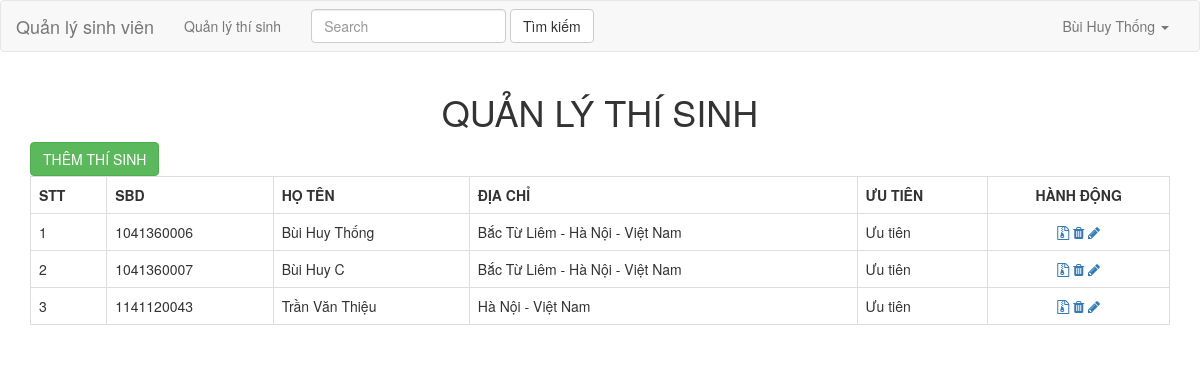
The page / on the database its author committed.
### tables this page shows
CREATE TABLE `manage_student_students` (
  `id` int(20) NOT NULL,
  `fullname` varchar(100) NOT NULL,
  `address` varchar(255) NOT NULL,
  `prioritize` int(1) NOT NULL
);

### Lib/Base_View.php (called while the page is built)
<?php
class View {
    public function render($name){
        require_once 'View/' . $name . ".php";
    }
}

### Controller/IndexController.php (called while the page is built, shortened)
<?php
class IndexController extends Controller{
    public function index(){
        $this->model = new IndexModel;
        $data = $this->model->getAll('manage_student_students');
        $this->view->data = $data;
        $this->view->render('index');
    }
}

### Lib/Base_Model.php (called while the page is built, shortened)
<?php
class Model {
   public $conn;
   public function __construct() {
       try {
          $this->conn = new PDO("mysql:host=localhost;dbname=manage_student",DATABASE_USER,DATABASE_PASS);
          $this->conn->exec('set names utf8');
          $this->conn->setAttribute(PDO::ATTR_ERRMODE, PDO::ERRMODE_EXCEPTION);
        }
        catch(PDOException $e){
            echo "Connection failed: " . $e->getMessage();
        }
   }
   public function getAll($row){
    $this->sql = "SELECT * FROM `$row`";
    $stmt = $this->conn->prepare($this->sql);
    $stmt->setFetchMode(PDO::FETCH_OBJ);
      $stmt->execute();
      while($row = $stmt->fetch()){
        $data[] = $row;
      }
      return $data;
  }
}

### View/index.php (the view)
<?php require_once 'header.php'; ?>
<div class="container">
    <div class="row">
        <h1 class="text-center">QUẢN LÝ THÍ SINH</h1>
        <div class="col-sm-12">
            <a href="index.php?controller=index&action=insert" class="btn btn-success"> THÊM THÍ SINH </a>
            <table class="table table-bordered ">
                <tr>
                    <th>STT</th>
                    <th>SBD</th>
                    <th>HỌ TÊN</th>
                    <th>ĐỊA CHỈ</th>
                    <th>ƯU TIÊN</th>
                    <th class="text-center">HÀNH ĐỘNG</th>
                </tr>
                <?php
                    $stt = 0;
                    foreach($this->data as $v){
                    $stt++;
                ?>
                <tr>
                    <td><?php echo $stt; ?></td>
                    <td><?php echo $v->id; ?></td>
                    <td><?php echo $v->fullname; ?></td>
                    <td><?php echo $v->address; ?></td>
                    <td><?php echo ($v->prioritize == 1) ? 'Ưu tiên' : 'Không ưu tiên'; ?></td>
                    <td class="text-center">
                        <a href="index.php?controller=score&action=score&id=<?php echo $v->id ?>"><i class="fa fa-file-archive-o" aria-hidden="true" title="Nhập điểm"></i></a>
                        <a href="index.php?controller=index&action=remove&id=<?php echo $v->id ?>"><i class="fa fa-trash" aria-hidden="true" title="Xóa thí sinh"></i></a>
                        <a href="index.php?controller=index&action=edit&id=<?php echo $v->id ?>"><i class="fa fa-pencil" aria-hidden="true" title="Sửa thông tin thí sinh"></i></a>
                    </td>
                </tr>
                <?php
                    }
                 ?>
            </table>
        </div>
    </div>
</div>
<?php require_once 'footer.php'; ?>

### index.php (shortened to what this page needs)
<?php
    require_once 'Lib/Base_Model.php';
    require_once 'Lib/Base_View.php';
    $controllerURL = isset($_GET['controller']) ? $_GET['controller'] : "index";
    $actionURL = isset($_GET['action']) ? $_GET['action'] : "index";
    $file = "Controller/".ucfirst($controllerURL)."Controller.php";
    if(file_exists($file)){
       $c = new $controller();
       $action = strtolower($actionURL);
       $c->$action();
    }else {
        echo "File không tồn tại";
    }

### View/header.php (shortened to what this page needs)
<!DOCTYPE html>
<html lang="en">
<head>
    <link rel="stylesheet" href="public/vendor/bootstrap/css/bootstrap.css">
    <link rel="stylesheet" href="public/vendor/font-awesome/css/font-awesome.css">
    <link rel="stylesheet" href="public/style.css">
</head>
<body>
    <header>
        <nav class="navbar navbar-default">
  <div class="container-fluid">
    <div class="navbar-header">
      <a class="navbar-brand" href="#">Quản lý sinh viên</a>
    </div>
    <div class="collapse navbar-collapse" id="bs-example-navbar-collapse-1">
      <ul class="nav navbar-nav">
        <li><a href="index.php">Quản lý thí sinh</a></li>
      </ul>
      <form class="navbar-form navbar-left" method="post" action="index.php?controller=index&action=search">
        <div class="form-group">
          <input type="text" class="form-control" placeholder="Search" name="id">
        </div>
        <button type="submit" class="btn btn-default">Tìm kiếm</button>
      </form>
      <ul class="nav navbar-nav navbar-right">
        <li class="dropdown">
          <a href="#" class="dropdown-toggle" data-toggle="dropdown" role="button" aria-haspopup="true" aria-expanded="false">Bùi Huy Thống <span class="caret"></span></a>
        </li>
      </ul>
    </div>
  </div>
</nav>
    </header>
    <main>

### View/footer.php (shortened to what this page needs)
  </main>
</body>
</html>

### public/style.css (style rules this page uses)
* { margin: 0; padding: 0; }

### rows shown on the page
manage_student_students: id "1041360006", fullname "Bùi Huy Thống", address "Bắc Từ Liêm - Hà Nội - Việt Nam", prioritize "Ưu tiên"
manage_student_students: id "1041360007", fullname "Bùi Huy C", address "Bắc Từ Liêm - Hà Nội - Việt Nam", prioritize "Ưu tiên"
manage_student_students: id "1141120043", fullname "Trần Văn Thiệu", address "Hà Nội - Việt Nam", prioritize "Ưu tiên"
